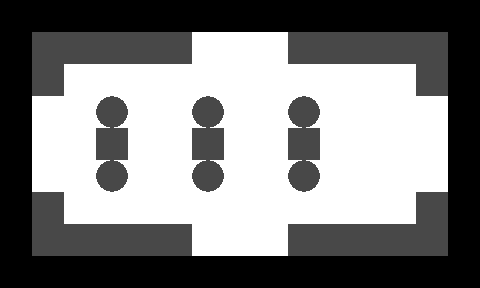

The image is a tile-based game level rendered from a .tmx file. Its description and complete source (layers, tilesets, objects, tile grids) follow:
An orthogonal 15x9 tile map with 32x32 px tiles, 2 tile layers (1, 2).

<map version="1.0" orientation="orthogonal" width="15" height="9" tilewidth="32" tileheight="32">
 <tileset firstgid="1" name="n_tiles1" tilewidth="32" tileheight="32">
  <image source="../../images/map/common/n_tiles1.png" width="128" height="64" />
 </tileset>
 <layer name="1" width="15" height="9">
  <data encoding="csv">
1,1,1,1,1,1,1,1,1,1,1,1,1,1,1,
1,1,1,1,1,1,1,1,1,1,1,1,1,1,1,
1,1,1,1,1,1,1,1,1,1,1,1,1,1,1,
1,1,1,1,1,1,1,1,1,1,1,1,1,1,1,
1,1,1,1,1,1,1,1,1,1,1,1,1,1,1,
1,1,1,1,1,1,1,1,1,1,1,1,1,1,1,
1,1,1,1,1,1,1,1,1,1,1,1,1,1,1,
1,1,1,1,1,1,1,1,1,1,1,1,1,1,1,
1,1,1,1,1,1,1,1,1,1,1,1,1,1,1
</data>
 </layer>
 <layer name="2" width="15" height="9">
  <data encoding="csv">
2,2,2,2,2,2,2,2,2,2,2,2,2,2,2,
2,4,4,4,4,4,0,0,0,4,4,4,4,4,2,
2,4,0,0,0,0,0,0,0,0,0,0,0,4,2,
2,0,0,3,0,0,3,0,0,3,0,0,0,0,2,
2,0,0,4,0,0,4,0,0,4,0,0,0,0,2,
2,0,0,3,0,0,3,0,0,3,0,0,0,0,2,
2,4,0,0,0,0,0,0,0,0,0,0,0,4,2,
2,4,4,4,4,4,0,0,0,4,4,4,4,4,2,
2,2,2,2,2,2,2,2,2,2,2,2,2,2,2
</data>
 </layer>
</map>
